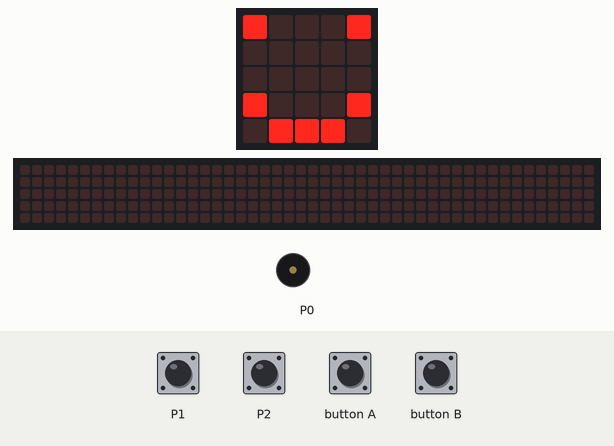
Recording of a program running on a simulated BBC micro:bit (MakeCode). Parts: the board's 5×5 LED display, a strip that is not on the board, showing the scrolling text unrolled, buzzer (waves = sounding). The test bench sets the inputs (shaded band). A reset restarts the program; the 48×5 strip is a reading aid, not a part: it shows the text the display is scrolling, unrolled, one strip-width of it at a time.

Above: at 1.6 s.
1.7 s: button A pressed for 0.15 s
At 1.92 s:
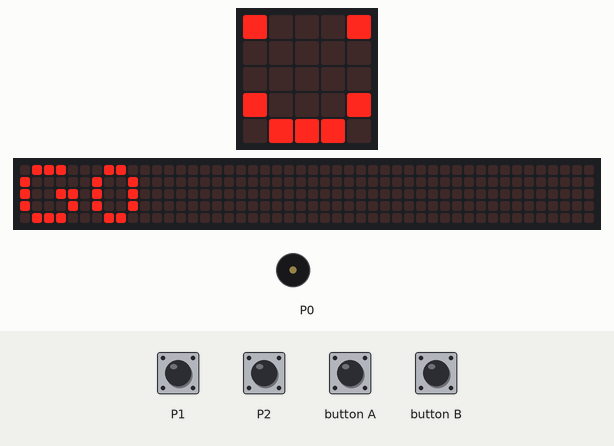
2.4 s: button B pressed for 0.15 s
At 3.3 s:
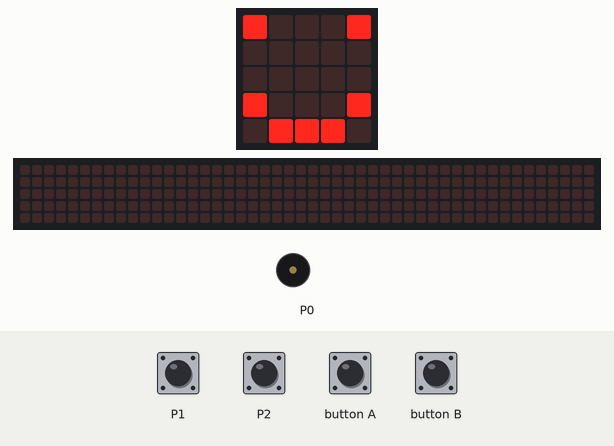
4.3 s: button A pressed for 0.15 s
At 7.5 s:
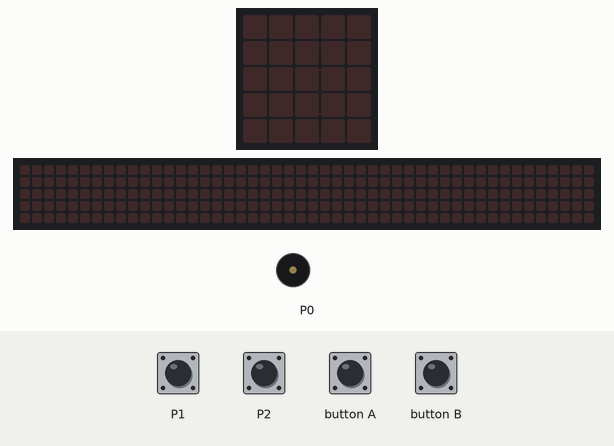
8.0 s: touch pin P2 pressed for 0.15 s
At 8.22 s:
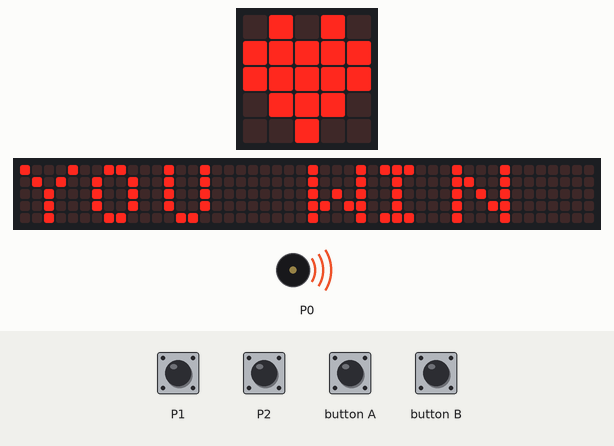
8.7 s: touch pin P1 pressed for 0.15 s
Timing chart, 0 to 12.6 s (numbered marks = the images above; inputs shaded):
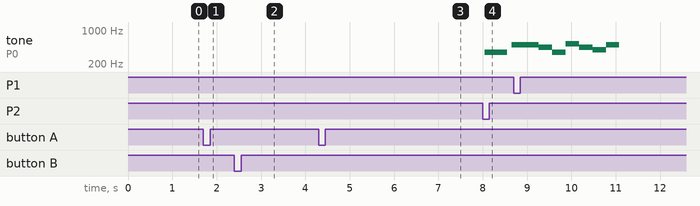

The program:

main.ts
```typescript
input.onButtonPressed(Button.A, function () {
    if (Playable == 0) {
        basic.showString("GO")
        TIMER = 35
        Playable = 2
        HEALTH = 5
        basic.pause(500)
        HEALTH += -1
        if (HEALTH == 4) {
            basic.showLeds(`
                . # . # .
                # # # # #
                # # # # #
                . # # # .
                . . # . .
                `)
        }
        for (let index = 0; index < 30; index++) {
            if (VICTORY == 0) {
                music.playMelody("F B A F C5 A G B ", 120)
            }
        }
    }
})
input.onPinPressed(TouchPin.P2, function () {
    if (Playable == 2) {
        music.stopAllSounds()
        music.playMelody("F G A B C5 C5 B C5 ", 120)
        VICTORY = 3
        basic.showString("YOU WIN")
        basic.showString("SCORE")
        basic.showNumber(TIMER)
        if (HEALTH == 4) {
            basic.showLeds(`
                . . # . .
                . # # # .
                # # # # #
                . # . # .
                # . . . #
                `)
            basic.pause(1000)
            control.reset()
        }
        control.reset()
    }
})
input.onButtonPressed(Button.B, function () {
    control.reset()
})
input.onPinPressed(TouchPin.P1, function () {

})
input.onPinReleased(TouchPin.P1, function () {
    HEALTH += -1
    if (HEALTH == 4) {
        basic.showLeds(`
            . # . # .
            # # # # #
            # # # # #
            . # # # .
            . . # . .
            `)
    } else if (HEALTH == 3) {
        basic.showLeds(`
            . # . . .
            # # # . .
            # # # # #
            . # # # .
            . . # . .
            `)
    } else if (HEALTH == 2) {
        basic.showLeds(`
            . # . . .
            # # # . .
            # # # . .
            . # # . .
            . . # . .
            `)
    } else if (HEALTH == 1) {
        basic.showLeds(`
            . # . . .
            # # # . .
            # # # . .
            . . . . .
            . . . . .
            `)
    } else {

    }
})
let TIMER = 0
let HEALTH = 0
let Playable = 0
let VICTORY = 0
basic.showLeds(`
    # . . . #
    . . . . .
    . . . . .
    # . . . #
    . # # # .
    `)
VICTORY = 0
Playable = 0
HEALTH = 500
basic.forever(function () {
    if (HEALTH == 0) {
        music.stopAllSounds()
        music.playMelody("G F E D E D D - ", 120)
        basic.showLeds(`
            # . . . #
            . # . # .
            . . # . .
            . # . # .
            # . . . #
            `)
        basic.pause(3000)
        control.reset()
    }
})
basic.forever(function () {
    basic.pause(1000)
    TIMER += -1
    if (TIMER == 0) {
        music.playMelody("G F E D E D D - ", 120)
        basic.showLeds(`
            # . . . #
            . # . # .
            # . # . #
            . # . # .
            # . . . #
            `)
        basic.pause(1000)
        control.reset()
    }
})
basic.forever(function () {
    if (HEALTH == 4) {
        music.setTempo(100)
    } else if (HEALTH == 3) {
        music.setTempo(200)
    } else if (HEALTH == 2) {
        music.setTempo(300)
    } else if (HEALTH == 1) {
        music.setTempo(400)
    } else {

    }
})
```

test.ts
```typescript
// här hamnar tester och detta kompileras inte när det här paketet används som ett tillägg.
```

Measured:
- after the input at 1.7 s, the display: changes after 0.15 s (image 1)
- after the input at 2.4 s, the display: first differs from a run without the input after 0.15 s (image 2 shows a later state)
- after the input at 4.3 s, the display: first changes after 0.15 s (image 3 shows a later state)
- after the input at 8.0 s, the display: changes after 0.15 s (image 4)
- by itself, tone on P0: plays 440 Hz for 0.31 s, 349 Hz for 0.31 s, 523 Hz for 0.31 s, 440 Hz for 0.31 s, 392 Hz for 0.31 s, 494 Hz for 0.30 s
- what the display in image 3 shows lasts 0.5 s, from 7.2 s to 7.7 s
